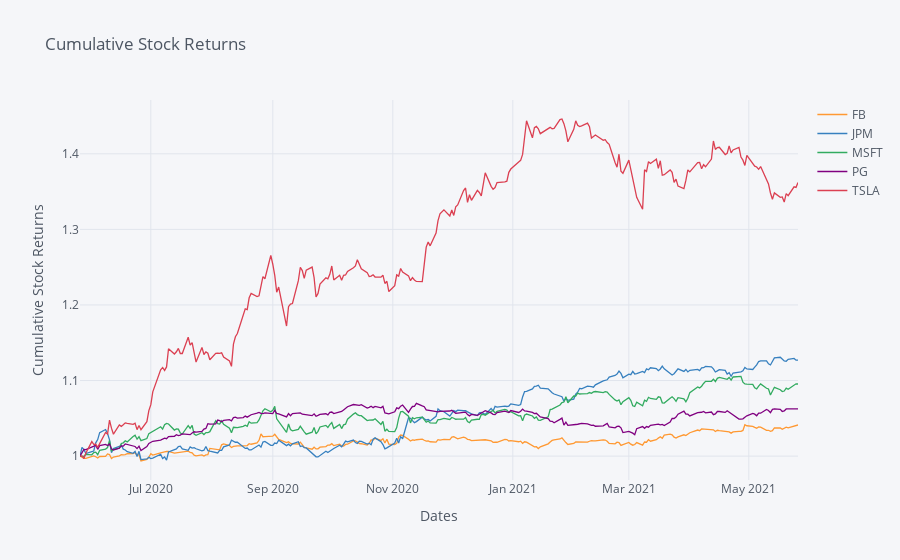

The notebook cell this image was saved under:
### Code cell
returns = stock_data['Adj Close'].pct_change()
returns.iloc[0,:] = 0
weights = np.array([0.1,0.2,0.25,0.25,0.2])
weighted_returns = weights * returns
cumulative_returns = (weighted_returns + 1).cumprod()
cumulative_returns.iplot(title='Cumulative Stock Returns', xTitle='Dates',yTitle='Cumulative Stock Returns')

### Figure 1 — Plotly figure (JSON) as saved in the notebook; plotly's stock layout.template omitted (floating-point values rounded to 4 significant figures; data arrays with more than 128 entries replaced by an {"elided": "..."} marker saying what was removed)
{"data": [{"line": {"color": "rgba(255, 153, 51, 1.0)", "dash": "solid", "shape": "linear", "width": 1.3}, "mode": "lines", "name": "FB", "text": "", "type": "scatter", "x": {"elided": "254 str values"}, "y": {"elided": "254 float values"}}, {"line": {"color": "rgba(55, 128, 191, 1.0)", "dash": "solid", "shape": "linear", "width": 1.3}, "mode": "lines", "name": "JPM", "text": "", "type": "scatter", "x": {"elided": "254 str values"}, "y": {"elided": "254 float values"}}, {"line": {"color": "rgba(50, 171, 96, 1.0)", "dash": "solid", "shape": "linear", "width": 1.3}, "mode": "lines", "name": "MSFT", "text": "", "type": "scatter", "x": {"elided": "254 str values"}, "y": {"elided": "254 float values"}}, {"line": {"color": "rgba(128, 0, 128, 1.0)", "dash": "solid", "shape": "linear", "width": 1.3}, "mode": "lines", "name": "PG", "text": "", "type": "scatter", "x": {"elided": "254 str values"}, "y": {"elided": "254 float values"}}, {"line": {"color": "rgba(219, 64, 82, 1.0)", "dash": "solid", "shape": "linear", "width": 1.3}, "mode": "lines", "name": "TSLA", "text": "", "type": "scatter", "x": {"elided": "254 str values"}, "y": {"elided": "254 float values"}}], "layout": {"autosize": true, "legend": {"bgcolor": "#F5F6F9", "font": {"color": "#4D5663"}}, "paper_bgcolor": "#F5F6F9", "plot_bgcolor": "#F5F6F9", "title": {"font": {"color": "#4D5663"}, "text": "Cumulative Stock Returns"}, "xaxis": {"autorange": true, "gridcolor": "#E1E5ED", "range": ["2020-05-26", "2021-05-26"], "showgrid": true, "tickfont": {"color": "#4D5663"}, "title": {"font": {"color": "#4D5663"}, "text": "Dates"}, "type": "date", "zerolinecolor": "#E1E5ED"}, "yaxis": {"autorange": true, "gridcolor": "#E1E5ED", "range": [0.9684, 1.471], "showgrid": true, "tickfont": {"color": "#4D5663"}, "title": {"font": {"color": "#4D5663"}, "text": "Cumulative Stock Returns"}, "type": "linear", "zerolinecolor": "#E1E5ED"}}}
